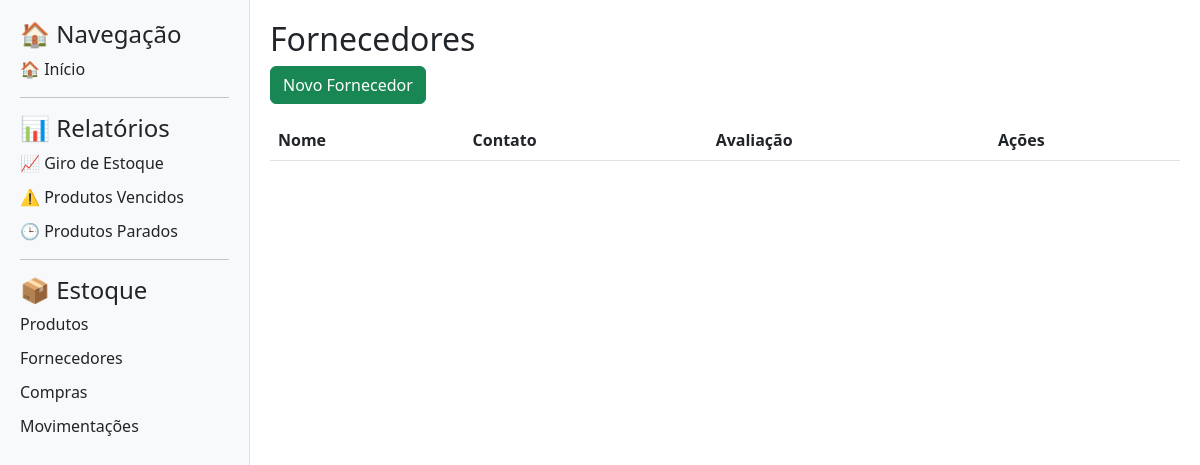
/fornecedores, run on an earlier commit of the app's database.
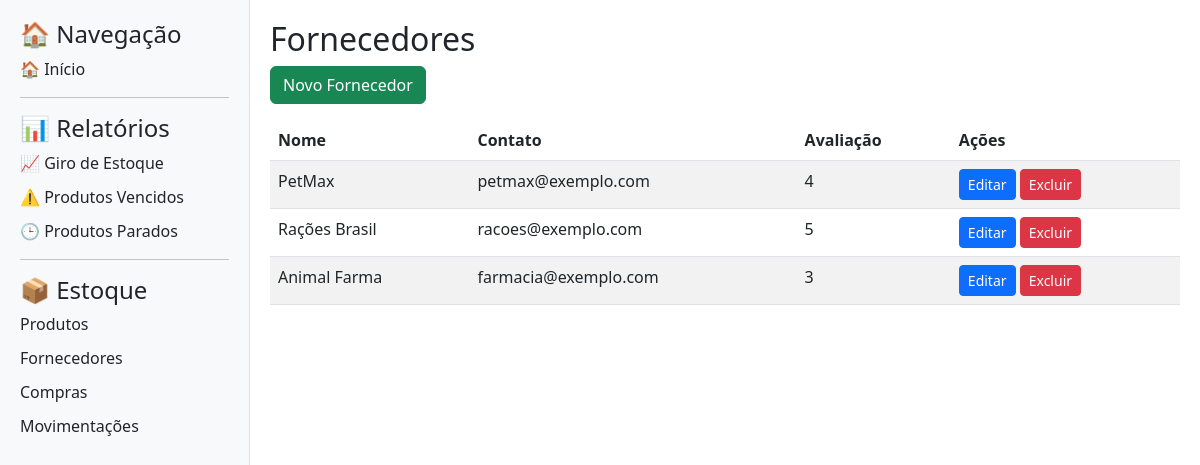
And on a later commit of the database.
### app/models.py (models this page shows)
class Fornecedor(db.Model):
    id = db.Column(db.Integer, primary_key=True)
    nome = db.Column(db.String(100), nullable=False)
    contato = db.Column(db.String(100))
    avaliacao = db.Column(db.Integer)

### app/routes.py (the view)
@app.route("/fornecedores")
def listar_fornecedores():
    fornecedores = Fornecedor.query.all()
    return render_template("fornecedores.html", fornecedores=fornecedores)

### app/templates/fornecedores.html
{% extends 'base.html' %}
{% block content %}
<h2>Fornecedores</h2>
<a class="btn btn-success mb-3" href="{{ url_for('novo_fornecedor') }}">Novo Fornecedor</a>
<table class="table table-striped">
    <thead>
        <tr>
            <th>Nome</th>
            <th>Contato</th>
            <th>Avaliação</th>
            <th>Ações</th>
        </tr>
    </thead>
    <tbody>
        {% for f in fornecedores %}
        <tr>
            <td>{{ f.nome }}</td>
            <td>{{ f.contato }}</td>
            <td>{{ f.avaliacao }}</td>
            <td>
                <a class="btn btn-sm btn-primary" href="{{ url_for('editar_fornecedor', id=f.id) }}">Editar</a>
                <form action="{{ url_for('excluir_fornecedor', id=f.id) }}" method="post" style="display:inline;">
                    <button type="submit" class="btn btn-sm btn-danger" onclick="return confirm('Deseja excluir?')">Excluir</button>
                </form>
            </td>
        </tr>
        {% endfor %}
    </tbody>
</table>
{% endblock %}

What changed in the data, as far as the page shows it:
added Fornecedor: nome "PetMax", contato "petmax@exemplo.com", avaliacao "4"
added Fornecedor: nome "Rações Brasil", contato "racoes@exemplo.com", avaliacao "5"
added Fornecedor: nome "Animal Farma", contato "farmacia@exemplo.com", avaliacao "3"
